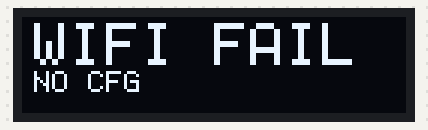
A sketch run on a simulated ESP32-S3. Parts: 128×32 one-colour display. Wiring (inferred from the names in the program): SSD1306 OLED at I2C address 0x3C. What the sketch prints to the serial monitor is not drawn.

Above: at 0.5 s.

The sketch:

stage2_wifi_test.ino
```cpp
/*
 * ESP32-Codex-Voice-Terminal — Stage 2 Wi-Fi test with OLED status
 * Target: ESP32-S3 N16R8 / Arduino board "ESP32S3 Dev Module"
 *
 * Wi-Fi: uses WiFi.h from Arduino-ESP32 Core and the local wifi_config.h.
 * OLED: SSD1306 128x32 on I2C (SDA GPIO41, SCL GPIO42, address 0x3C).
 *       Uses only Wire and raw SSD1306 commands; no external libraries.
 *
 * Serial logs remain available. If the OLED is not found, the Wi-Fi test
 * continues in serial-only mode.
 *
 * Failure-path build option:
 *   --build-property "compiler.cpp.extra_flags=-DWIFI_TEST_FORCE_FAILURE"
 * uses a nonexistent SSID without touching local wifi_config.h.
 */

#if __has_include("wifi_config.h")
#include "wifi_config.h"
#define WIFI_CONFIG_PRESENT 1
#else
#define WIFI_CONFIG_PRESENT 0
#define WIFI_SSID ""
#define WIFI_PASSWORD ""
#endif

#ifdef WIFI_TEST_FORCE_FAILURE
  #undef WIFI_SSID
  #undef WIFI_PASSWORD
  #define WIFI_SSID "ZCode-NoSuchAP-ForFailureTest"
  #define WIFI_PASSWORD "invalid-password-for-test"
#endif

#include <Wire.h>
#include <WiFi.h>
#include <limits.h>
#include <stdarg.h>

constexpr unsigned long SERIAL_BAUD = 115200;
constexpr unsigned long CONNECT_TIMEOUT_MS = 15000UL;
constexpr unsigned long RETRY_DELAY_MS = 5000UL;
constexpr unsigned long STATUS_INTERVAL_MS = 1000UL;
constexpr uint8_t MAX_CONNECT_ATTEMPTS = 3;
// With USB CDC On Boot disabled, Serial and Serial0 both use UART0;
// keep the mirror off to avoid duplicate log lines.
constexpr bool MIRROR_LOG_TO_UART0 = false;

constexpr int OLED_SDA_PIN = 41;
constexpr int OLED_SCL_PIN = 42;
constexpr uint32_t I2C_FREQUENCY = 400000;
constexpr int OLED_WIDTH = 128;
constexpr int OLED_HEIGHT = 32;
constexpr int OLED_PAGES = OLED_HEIGHT / 8;
constexpr uint8_t SSD1306_ADDRESSES[] = {0x3C, 0x3D};

uint8_t oledAddress = 0;
uint8_t framebuffer[OLED_WIDTH * OLED_PAGES];

enum class ConnectionPhase : uint8_t {
  WAITING,
  CONNECTING,
  RETRY_DELAY,
  CONNECTED,
  EXHAUSTED,
  NO_CREDENTIALS
};

ConnectionPhase phase = ConnectionPhase::WAITING;
uint8_t connectAttempts = 0;
unsigned long phaseStartedAt = 0;
unsigned long lastStatusAt = 0;
unsigned long lastReportSeconds = ULONG_MAX;

struct Glyph {
  char ch;
  uint8_t columns[5];
};

// 5x7 column-major font for the status strings used by this test.
const Glyph FONT[] = {
  {' ', {0x00, 0x00, 0x00, 0x00, 0x00}},
  {'-', {0x08, 0x08, 0x08, 0x08, 0x08}},
  {'.', {0x00, 0x60, 0x60, 0x00, 0x00}},
  {'/', {0x20, 0x10, 0x08, 0x04, 0x02}},
  {'0', {0x3E, 0x51, 0x49, 0x45, 0x3E}},
  {'1', {0x00, 0x42, 0x7F, 0x40, 0x00}},
  {'2', {0x42, 0x61, 0x51, 0x49, 0x46}},
  {'3', {0x21, 0x41, 0x45, 0x4B, 0x31}},
  {'4', {0x18, 0x14, 0x12, 0x7F, 0x10}},
  {'5', {0x27, 0x45, 0x45, 0x45, 0x39}},
  {'6', {0x3C, 0x4A, 0x49, 0x49, 0x30}},
  {'7', {0x01, 0x71, 0x09, 0x05, 0x03}},
  {'8', {0x36, 0x49, 0x49, 0x49, 0x36}},
  {'9', {0x06, 0x49, 0x49, 0x29, 0x1E}},
  {'A', {0x7E, 0x11, 0x11, 0x11, 0x7E}},
  {'B', {0x7F, 0x49, 0x49, 0x49, 0x36}},
  {'C', {0x3E, 0x41, 0x41, 0x41, 0x22}},
  {'D', {0x7F, 0x41, 0x41, 0x22, 0x1C}},
  {'E', {0x7F, 0x49, 0x49, 0x49, 0x41}},
  {'F', {0x7F, 0x09, 0x09, 0x09, 0x01}},
  {'G', {0x3E, 0x41, 0x49, 0x49, 0x7A}},
  {'I', {0x00, 0x41, 0x7F, 0x41, 0x00}},
  {'K', {0x7F, 0x08, 0x14, 0x22, 0x41}},
  {'L', {0x7F, 0x40, 0x40, 0x40, 0x40}},
  {'M', {0x7F, 0x02, 0x0C, 0x02, 0x7F}},
  {'N', {0x7F, 0x04, 0x08, 0x10, 0x7F}},
  {'O', {0x3E, 0x41, 0x41, 0x41, 0x3E}},
  {'P', {0x7F, 0x09, 0x09, 0x09, 0x06}},
  {'R', {0x7F, 0x09, 0x19, 0x29, 0x46}},
  {'S', {0x46, 0x49, 0x49, 0x49, 0x31}},
  {'T', {0x01, 0x01, 0x7F, 0x01, 0x01}},
  {'V', {0x1F, 0x20, 0x40, 0x20, 0x1F}},
  {'W', {0x3F, 0x40, 0x38, 0x40, 0x3F}},
  {'Y', {0x07, 0x08, 0x70, 0x08, 0x07}},
};

bool i2cProbe(uint8_t address) {
  Wire.beginTransmission(address);
  return Wire.endTransmission() == 0;
}

bool oledWriteCommands(const uint8_t *commands, size_t count) {
  Wire.beginTransmission(oledAddress);
  Wire.write(0x00);
  for (size_t i = 0; i < count; ++i) {
    Wire.write(commands[i]);
  }
  return Wire.endTransmission() == 0;
}

bool ssd1306Init() {
  const uint8_t initSequence[] = {
    0xAE,        // display off
    0xD5, 0x80,  // clock divide ratio
    0xA8, 0x1F,  // multiplex ratio: 32 rows
    0xD3, 0x00,  // display offset
    0x40,        // start line 0
    0x8D, 0x14,  // charge pump on
    0x20, 0x02,  // page addressing mode
    0xA1,        // segment remap
    0xC8,        // COM scan direction remapped
    0xDA, 0x02,  // COM pins for 128x32
    0x81, 0x8F,  // contrast
    0xD9, 0xF1,  // pre-charge period
    0xDB, 0x40,  // VCOMH deselect level
    0xA4,        // display follows RAM content
    0xA6,        // normal display
    0xAF,        // display on
  };
  return oledWriteCommands(initSequence, sizeof(initSequence));
}

bool oledDisplay() {
  for (int page = 0; page < OLED_PAGES; ++page) {
    Wire.beginTransmission(oledAddress);
    Wire.write(0x00);
    Wire.write(0xB0 | page);
    Wire.write(0x00);
    Wire.write(0x10);
    if (Wire.endTransmission() != 0) {
      return false;
    }

    for (int offset = 0; offset < OLED_WIDTH; offset += 32) {
      const int chunk = min(32, OLED_WIDTH - offset);
      Wire.beginTransmission(oledAddress);
      Wire.write(0x40);
      Wire.write(&framebuffer[page * OLED_WIDTH + offset], chunk);
      if (Wire.endTransmission() != 0) {
        return false;
      }
    }
  }
  return true;
}

void oledClear() {
  memset(framebuffer, 0, sizeof(framebuffer));
}

void oledSetPixel(int x, int y, bool on) {
  if (x < 0 || x >= OLED_WIDTH || y < 0 || y >= OLED_HEIGHT) {
    return;
  }
  const int index = (y / 8) * OLED_WIDTH + x;
  const uint8_t mask = 1 << (y % 8);
  if (on) {
    framebuffer[index] |= mask;
  } else {
    framebuffer[index] &= ~mask;
  }
}

void oledDrawChar(char ch, int x, int y, int scale) {
  const Glyph *glyph = nullptr;
  for (const Glyph &candidate : FONT) {
    if (candidate.ch == ch) {
      glyph = &candidate;
      break;
    }
  }
  if (glyph == nullptr) {
    return;
  }

  for (int col = 0; col < 5; ++col) {
    const uint8_t bits = glyph->columns[col];
    for (int row = 0; row < 7; ++row) {
      if ((bits & (1 << row)) == 0) {
        continue;
      }
      for (int dy = 0; dy < scale; ++dy) {
        for (int dx = 0; dx < scale; ++dx) {
          oledSetPixel(x + col * scale + dx, y + row * scale + dy, true);
        }
      }
    }
  }
}

void oledDrawText(const char *text, int x, int y, int scale) {
  for (int i = 0; text[i] != '\0'; ++i) {
    oledDrawChar(text[i], x + i * 6 * scale, y, scale);
  }
}

bool oledInit() {
  Wire.begin(OLED_SDA_PIN, OLED_SCL_PIN, I2C_FREQUENCY);
  delay(50);

  for (uint8_t address : SSD1306_ADDRESSES) {
    if (i2cProbe(address)) {
      oledAddress = address;
      break;
    }
  }
  if (oledAddress == 0) {
    return false;
  }
  if (!ssd1306Init()) {
    oledAddress = 0;
    return false;
  }
  oledClear();
  return oledDisplay();
}

void logMessage(const char *message) {
  Serial.println(message);
  if (MIRROR_LOG_TO_UART0) {
    Serial0.println(message);
  }
}

void logPrintf(const char *format, ...) {
  char message[256];
  va_list arguments;
  va_start(arguments, format);
  vsnprintf(message, sizeof(message), format, arguments);
  va_end(arguments);
  Serial.print(message);
  if (MIRROR_LOG_TO_UART0) {
    Serial0.print(message);
  }
}

const char *wifiStatusName(wl_status_t status) {
  switch (status) {
    case WL_IDLE_STATUS: return "IDLE";
    case WL_NO_SSID_AVAIL: return "NO_SSID_AVAILABLE";
    case WL_SCAN_COMPLETED: return "SCAN_COMPLETED";
    case WL_CONNECTED: return "CONNECTED";
    case WL_CONNECT_FAILED: return "CONNECT_FAILED";
    case WL_CONNECTION_LOST: return "CONNECTION_LOST";
    case WL_DISCONNECTED: return "DISCONNECTED";
    default: return "UNKNOWN";
  }
}

void updateOledStatus() {
  if (oledAddress == 0) {
    return;
  }

  oledClear();
  const wl_status_t status = WiFi.status();
  if (status == WL_CONNECTED) {
    oledDrawText("WIFI OK", 4, 2, 2);
    char line[24];
    const String ip = WiFi.localIP().toString();
    snprintf(line, sizeof(line), "IP %s", ip.c_str());
    oledDrawText(line, 4, 18, 1);
    snprintf(line, sizeof(line), "RSSI %d", WiFi.RSSI());
    oledDrawText(line, 4, 25, 1);
  } else if (phase == ConnectionPhase::EXHAUSTED || phase == ConnectionPhase::NO_CREDENTIALS) {
    oledDrawText("WIFI FAIL", 4, 2, 2);
    if (phase == ConnectionPhase::NO_CREDENTIALS) {
      oledDrawText("NO CFG", 4, 18, 1);
    } else {
      char line[16];
      snprintf(line, sizeof(line), "TRY %u/%u", (unsigned)connectAttempts, (unsigned)MAX_CONNECT_ATTEMPTS);
      oledDrawText(line, 4, 18, 1);
    }
  } else {
    oledDrawText("WIFI WAIT", 4, 2, 2);
    char line[16];
    snprintf(line, sizeof(line), "TRY %u/%u", (unsigned)connectAttempts, (unsigned)MAX_CONNECT_ATTEMPTS);
    oledDrawText(line, 4, 18, 1);
  }
  oledDisplay();
}

void beginConnectionAttempt() {
  ++connectAttempts;
  logPrintf("WiFi: starting attempt %u/%u\n", connectAttempts, MAX_CONNECT_ATTEMPTS);
  phase = ConnectionPhase::CONNECTING;
  phaseStartedAt = millis();
  WiFi.begin(WIFI_SSID, WIFI_PASSWORD);
}

void printStatus(unsigned long uptimeSeconds) {
  const wl_status_t status = WiFi.status();
  if (status == WL_CONNECTED) {
    logPrintf("Status: RUNNING | Uptime: %lu s | WiFi: %s | Attempt: %u/%u | IP: %s | RSSI: %d dBm\n",
              uptimeSeconds, wifiStatusName(status), connectAttempts, MAX_CONNECT_ATTEMPTS,
              WiFi.localIP().toString().c_str(), WiFi.RSSI());
  } else {
    logPrintf("Status: RUNNING | Uptime: %lu s | WiFi: %s | Attempt: %u/%u\n",
              uptimeSeconds, wifiStatusName(status), connectAttempts, MAX_CONNECT_ATTEMPTS);
  }
  updateOledStatus();
}

void setup() {
  Serial.begin(SERIAL_BAUD);
#if MIRROR_LOG_TO_UART0
  Serial0.begin(SERIAL_BAUD);
#endif
  delay(300);

  logMessage("");
  logMessage("========================================");
  logMessage("ESP32-Codex-Voice-Terminal");
  logMessage("Stage 2 Wi-Fi test with OLED status");
#ifdef WIFI_TEST_FORCE_FAILURE
  logMessage("WiFi: FAILURE TEST MODE (nonexistent SSID).");
#endif
  logPrintf("Chip: %s\n", ESP.getChipModel());
  logPrintf("Serial baud: %lu\n", SERIAL_BAUD);
  logPrintf("OLED: SDA GPIO%d, SCL GPIO%d\n", OLED_SDA_PIN, OLED_SCL_PIN);

  if (oledInit()) {
    logPrintf("OLED: SSD1306 ready at 0x%02X.\n", oledAddress);
  } else {
    logMessage("OLED: not found; continuing in serial-only mode.");
  }

#if !WIFI_CONFIG_PRESENT
  logMessage("WiFi: wifi_config.h is missing; copy wifi_config.example.h and fill in local credentials.");
  phase = ConnectionPhase::NO_CREDENTIALS;
#else
  if (WIFI_SSID[0] == '\0') {
    logMessage("WiFi: SSID is empty; fill in wifi_config.h. No connection attempt made.");
    phase = ConnectionPhase::NO_CREDENTIALS;
  } else {
    logMessage("WiFi: waiting 1 s for the power rail to stabilize.");
    delay(1000);
    WiFi.mode(WIFI_STA);
    WiFi.setAutoReconnect(false);
    updateOledStatus();
    beginConnectionAttempt();
  }
#endif

  updateOledStatus();
  logMessage("Status: RUNNING");
  logMessage("========================================");
}

void loop() {
  const unsigned long now = millis();

  if (phase == ConnectionPhase::CONNECTING) {
    if (WiFi.status() == WL_CONNECTED) {
      phase = ConnectionPhase::CONNECTED;
      logPrintf("WiFi: connected; state=%s; IP=%s; RSSI=%d dBm\n",
                wifiStatusName(WiFi.status()), WiFi.localIP().toString().c_str(), WiFi.RSSI());
    } else if (now - phaseStartedAt >= CONNECT_TIMEOUT_MS) {
      logPrintf("WiFi: attempt %u timed out; state=%s\n", connectAttempts,
                wifiStatusName(WiFi.status()));
      WiFi.disconnect(false, false);
      if (connectAttempts < MAX_CONNECT_ATTEMPTS) {
        phase = ConnectionPhase::RETRY_DELAY;
        phaseStartedAt = now;
        logPrintf("WiFi: retrying in %lu ms\n", RETRY_DELAY_MS);
      } else {
        phase = ConnectionPhase::EXHAUSTED;
        logMessage("WiFi: retry limit reached; no more attempts until reset.");
      }
    }
  } else if (phase == ConnectionPhase::RETRY_DELAY && now - phaseStartedAt >= RETRY_DELAY_MS) {
    beginConnectionAttempt();
  } else if (phase == ConnectionPhase::CONNECTED && WiFi.status() != WL_CONNECTED) {
    logPrintf("WiFi: connection lost; state=%s. Initial retry limit has been reached; reset to retry.\n",
              wifiStatusName(WiFi.status()));
    phase = ConnectionPhase::EXHAUSTED;
  }

  if (now - lastStatusAt >= STATUS_INTERVAL_MS) {
    lastStatusAt = now;
    const unsigned long uptimeSeconds = now / 1000UL;
    if (uptimeSeconds != lastReportSeconds) {
      lastReportSeconds = uptimeSeconds;
      printStatus(uptimeSeconds);
    }
  }
  delay(10);
}
```

wifi_config.example.h
```cpp
#pragma once

// Copy this file to wifi_config.h in this folder, then edit the local copy.
// wifi_config.h is excluded by the repository's .gitignore.
#define WIFI_SSID ""
#define WIFI_PASSWORD ""
```
